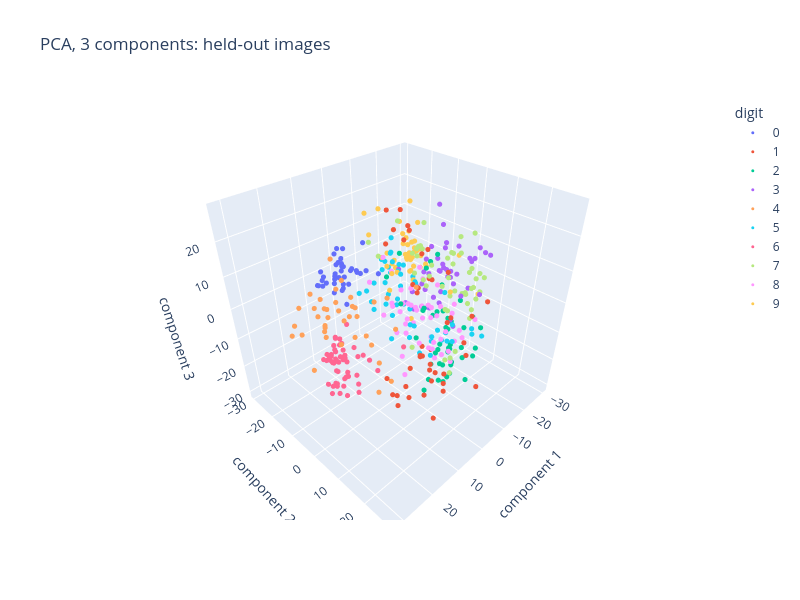

This figure's notebook cell:
### Markdown cell above
A third component adds depth. Plotly draws an **interactive** 3D map of the held-out images on PCA with 3 components: drag to turn it, scroll to zoom, and hover over a point to read its digit and its position in the held-out set. Click a digit in the legend to hide or show it. `px.scatter_3d` takes a DataFrame and the names of the columns for the three axes and the colour.

### Code cell
import plotly.express as px
import plotly.io as pio

# Save the figure in the notebook in two forms: for JupyterLab and VS Code, and as HTML that loads plotly from the web
pio.renderers.default = "plotly_mimetype+notebook_connected"

# Three numbers per held-out image: PCA with 3 components, fitted on the training images
pca_3d_points = PCA(n_components=3).fit(pixels_train).transform(pixels_test)
map_table = pd.DataFrame(pca_3d_points, columns=["component 1", "component 2", "component 3"])
# The digit as text, so plotly gives each digit its own colour instead of a colour scale
map_table["digit"] = digit_test.astype(str).to_numpy()
map_table["held-out image"] = np.arange(len(map_table))

# category_orders sorts the legend 0 to 9; hover_data adds the image position to the hover box
figure_3d = px.scatter_3d(map_table, x="component 1", y="component 2", z="component 3", color="digit",
                          category_orders={"digit": [str(digit) for digit in range(10)]},
                          hover_data=["held-out image"], title="PCA, 3 components: held-out images",
                          width=800, height=600)
figure_3d.update_traces(marker_size=3)
figure_3d.show()
# The reader accuracy from 2 and from 3 components, from the scores of 6.2
print("reader accuracy from 2 and from 3 components:", all_component_scores.loc[[2, 3], "reader accuracy"].round(3).tolist())
